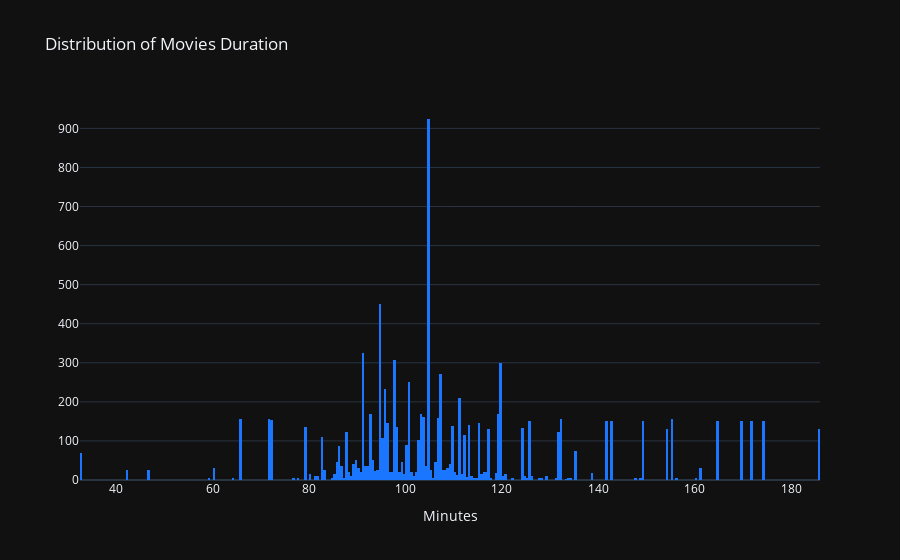

The cell this chart's notebook holds for it:
### Code cell
trace = go.Histogram(
                     x = df1['runtime'],
                     xbins=dict(size=0.5),
                     marker = dict(color = 'rgb(26, 118, 255)'))
layout = go.Layout(template= "plotly_dark", title = 'Distribution of Movies Duration', xaxis = dict(title = 'Minutes'))
fig = go.Figure(data = [trace], layout = layout)
fig.show()

### Figure 1 — Plotly figure (JSON) as saved in the notebook; plotly's stock layout.template omitted (floating-point values rounded to 4 significant figures; data arrays with more than 128 entries replaced by an {"elided": "..."} marker saying what was removed)
{"data": [{"marker": {"color": "rgb(26, 118, 255)"}, "type": "histogram", "x": {"elided": "9765 float values"}, "xbins": {"size": 0.5}}], "layout": {"title": {"text": "Distribution of Movies Duration"}, "xaxis": {"title": {"text": "Minutes"}}}}
